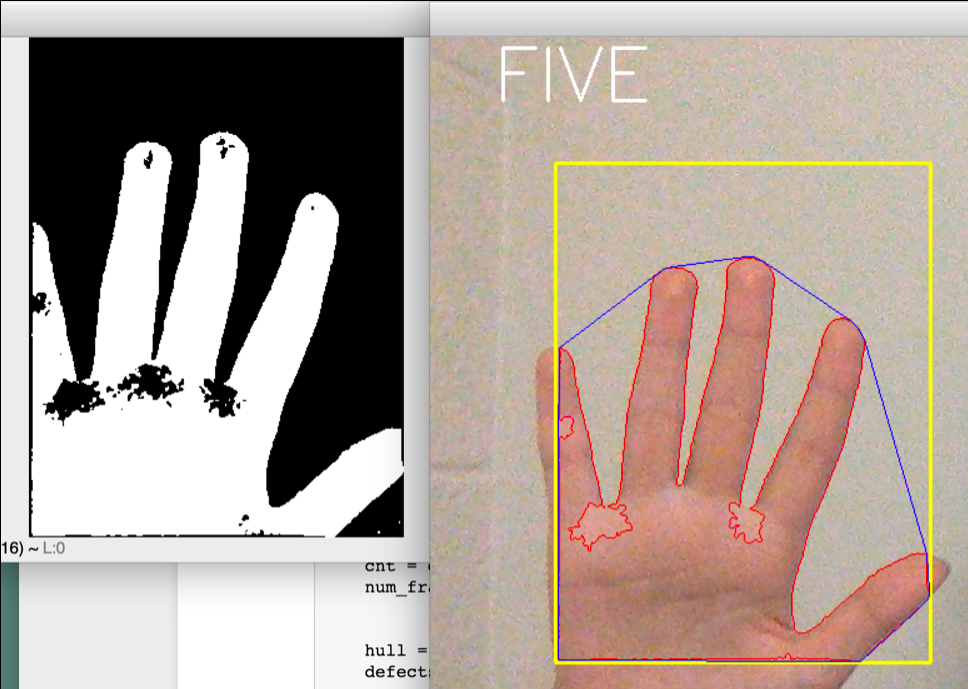
#> input picture Computer-Vision/img/FIVE.png, 968 x 689 px, given in place of the camera
$ python pa2.py
#> lines starting #> are read from the running program, lines starting #| are printed output that depends on the picture; after the words box and inside, x2 and y2 are one past the last pixel; in counts of white or black regions, pixels touching at a corner belong together
import numpy as np
import cv2
import math

cap = cv2.VideoCapture(0)
top, right, bottom, left = 100, 100, 500, 400
num_frames = 0


def background(ROI):
    # change color to grey
    grey = cv2.cvtColor(ROI, cv2.COLOR_BGR2GRAY)
    blur = cv2.GaussianBlur(grey, (35, 35), 0)
    _, threshold = cv2.threshold(blur, 0, 255, cv2.THRESH_BINARY_INV + cv2.THRESH_OTSU)

    return threshold


def drawContour(threshold, video):
    contours, _ = cv2.findContours(threshold.copy(), cv2.RETR_EXTERNAL, cv2.CHAIN_APPROX_SIMPLE)
    if len(contours) != 0:
        # find hand area
        cnt = max(contours, key=cv2.contourArea)
        cv2.drawContours(video, [cnt + (right, top)], -1, (0, 0, 255))
        hull = cv2.convexHull(cnt)
        cv2.drawContours(video, [hull + (right, top)], 0, (255, 0, 0), 0)
        cv2.imshow("Thesholded", threshold)

        return cnt


def CalculateAngle(cnt, video):
    hull = cv2.convexHull(cnt, returnPoints=False)
    defects = cv2.convexityDefects(cnt, hull)

    num_def = 0
    for i in range(defects.shape[0]):
        s, e, f, _ = defects[i, 0]
        start = tuple(cnt[s][0])
        end = tuple(cnt[e][0])
        far = tuple(cnt[f][0])

        a = math.sqrt((end[0] - start[0]) ** 2 + (end[1] - start[1]) ** 2)
        b = math.sqrt((far[0] - start[0]) ** 2 + (far[1] - start[1]) ** 2)
        c = math.sqrt((end[0] - far[0]) ** 2 + (end[1] - far[1]) ** 2)
        angle = math.acos((b ** 2 + c ** 2 - a ** 2) / (2 * b * c)) * 180 / np.pi

        if angle <= 90:
            num_def += 1

    return num_def


def printNumber(num_def):
    if num_def == 0:
        cv2.putText(video, "ONE", (50, 50), cv2.FONT_HERSHEY_SIMPLEX, 2, (0, 0, 0), 2)
        # print(1)
    elif num_def == 1:
        cv2.putText(video, "TWO", (50, 50), cv2.FONT_HERSHEY_SIMPLEX, 2, (0, 0, 0), 2)
        # print(2)
    elif num_def == 2:
        cv2.putText(video, "THREE", (50, 50), cv2.FONT_HERSHEY_SIMPLEX, 2, (0, 0, 0), 2)
        # print(3)
    elif num_def == 3:
        cv2.putText(video, "FOUR", (50, 50), cv2.FONT_HERSHEY_SIMPLEX, 2, (0, 0, 0), 2)
        # print(4)
    elif num_def == 4:
        cv2.putText(video, "FIVE", (50, 50), cv2.FONT_HERSHEY_SIMPLEX, 2, (0, 0, 0), 2)
        # print(5)
    else:
        cv2.putText(video, "Can't count", (50, 50), cv2.FONT_HERSHEY_SIMPLEX, 2, (0, 0, 0), 2)


while (True):
    ret, video = cap.read()
#> video is the input picture: shape (689, 968, 3); mean B, G, R 152.7, 161.7, 175.5
    video = cv2.flip(video, 1)

    # define region of interest
    ROI = video[top:bottom, right:left]
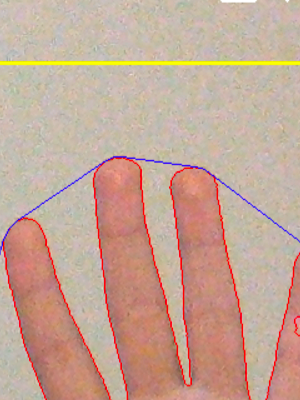
#> ROI: shape (400, 300, 3); mean B, G, R 150.1, 166.3, 197.6
    cv2.rectangle(video, (left, top), (right, bottom), (0, 255, 255), 2)
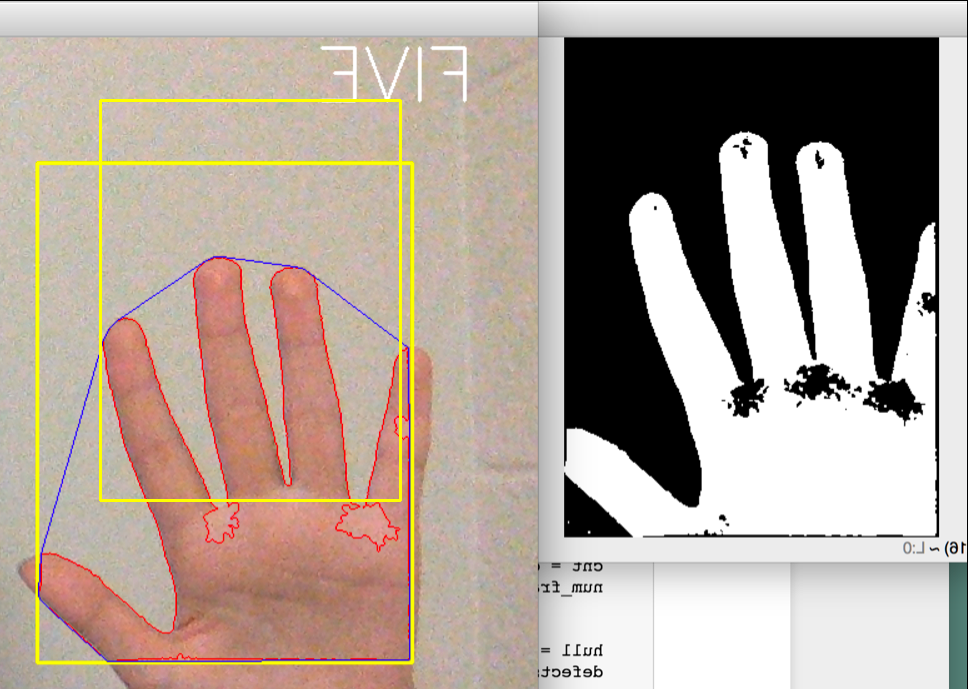
#> video: shape (689, 968, 3); mean B, G, R 151.6, 162.2, 175.8

    # background
    threshold = background(ROI)
#> in background, `grey = cv2.cvtColor(ROI, cv2.COLOR_BGR2GRAY)`:
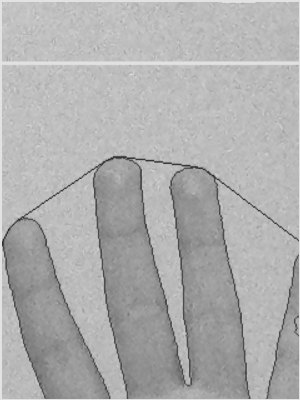
#> grey: shape (400, 300); min 42, max 230, mean 174.5
#> in background, `grey = cv2.cvtColor(ROI, cv2.COLOR_BGR2GRAY)`:
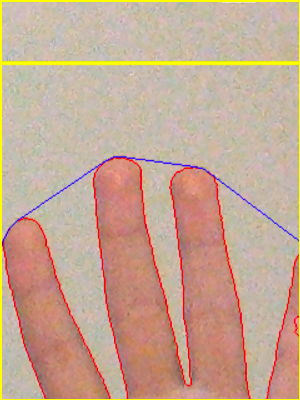
#> ROI: shape (400, 300, 3); 1.74% of pixels changed, all inside (x1, y1, x2, y2) = (0, 0, 300, 400)
#> in background, `blur = cv2.GaussianBlur(grey, (35, 35), 0)`:
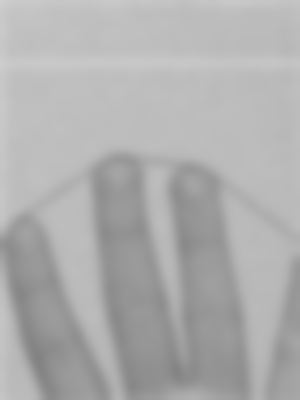
#> blur: shape (400, 300); min 130, max 206, mean 174.3
#> in background, `_, threshold = cv2.threshold(blur, 0, 255, cv2.THRESH_BINARY_INV + cv2..`:
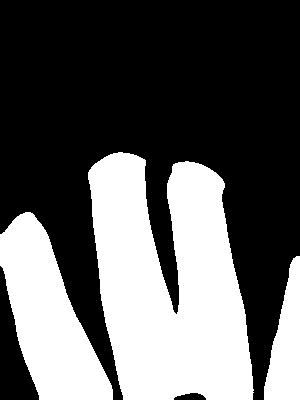
#> threshold: shape (400, 300); 36.8% white; 3 white regions

    # draw hand contour
    cnt = drawContour(threshold, video)
#> in drawContour, `contours, _ = cv2.findContours(threshold.copy(), cv2.RETR_EXTERNAL, cv..`: contours = 3 contours; box (x1, y1, x2, y2) and area: (88, 152, 254, 400) 29027, (0, 212, 113, 400) 11110, (264, 256, 300, 400) 3098
#> in drawContour, `cnt = max(contours, key=cv2.contourArea)`: cnt = contour of 336 points, box (x1, y1, x2, y2) (88, 152, 254, 400), area 29027
#> in drawContour, `hull = cv2.convexHull(cnt)`: hull = contour of 31 points, box (x1, y1, x2, y2) (88, 152, 254, 400), area 33000

    num_frames += 1

    hull = cv2.convexHull(cnt, returnPoints=False)
#> hull = 31 values, max 335 at index 0, min 0 at index 30, mean 102.7
    defects = cv2.convexityDefects(cnt, hull)
#> defects = 27 rows, first 6: [0, 2, 1, 201], [2, 4, 3, 162], [4, 10, 5, 114], [10, 16, 11, 142], [17, 19, 18, 142], [19, 21, 20, 114]

    num_def = CalculateAngle(cnt, video)
#> the loop in CalculateAngle, `for i in range(defects.shape[0]):` made 27 passes
#> (s, e, f, start, end, far, a, b) on passes 1 to 7: (0, 2, 1, (118, 152), (113, 153), (117, 153), 5.1, 1.41), (2, 4, 3, (113, 153), (110, 154), (112, 154), 3.16, 1.41), (4, 10, 5, (110, 154), (104, 157), (109, 155), 6.71, 1.41), (10, 16, 11, (104, 157), (95, 163), (102, 159), 10.82, 2.83), (17, 19, 18, (91, 167), (89, 170), (91, 168), 3.61, 1), (19, 21, 20, (89, 170), (88, 172), (89, 171), 2.24, 1), (22, 32, 29, (88, 179), (93, 227), (92, 199), 48.26, 20.4)
#> after the loop in CalculateAngle, `for i in range(defects.shape[0]):`: num_def = 1
#> num_def = 1
    printNumber(num_def)
#> in printNumber, `cv2.putText(video, "TWO", (50, 50), cv2.FONT_HERSHEY_SIMPLEX, 2, (0, 0..`:
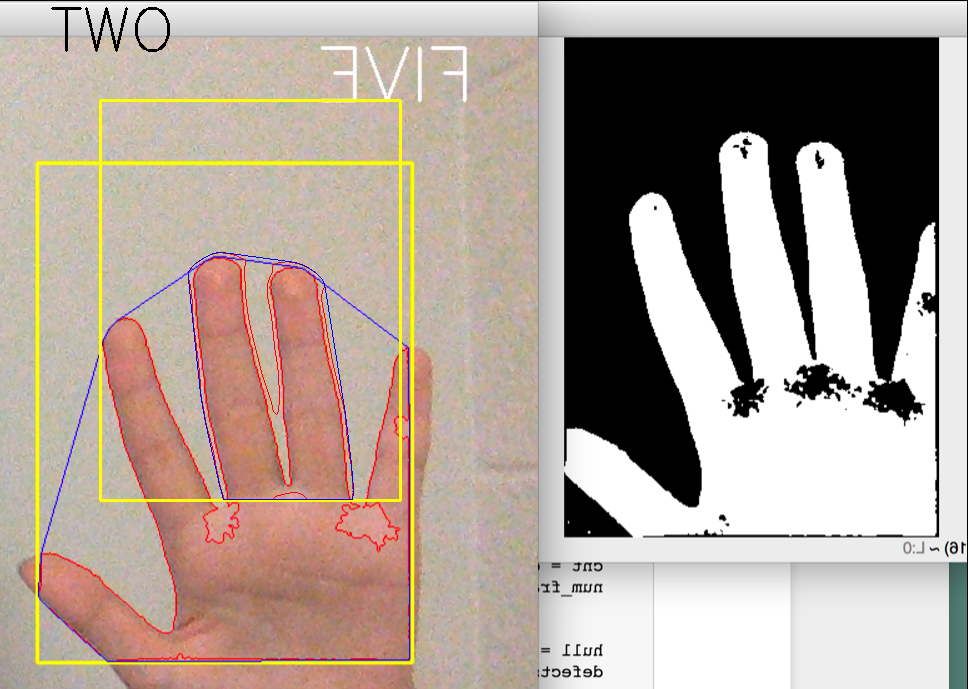
#> video: shape (689, 968, 3); mean B, G, R 151.3, 161.5, 175.3

    cv2.imshow("Video", video)

    k = cv2.waitKey(10)
#> (key Esc is pressed here)
    if k == 27:
        break

cv2.destroyAllWindows()
cap.release()

$ run again, on Computer-Vision/img/FOUR.png
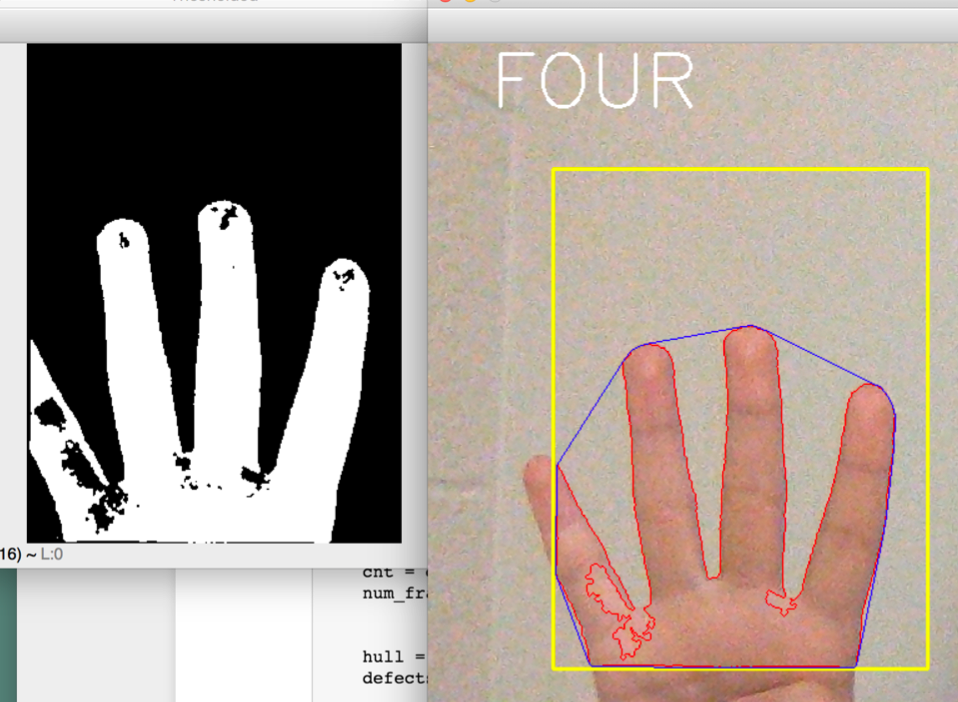
#> input picture Computer-Vision/img/FOUR.png, 958 x 702 px, given in place of the camera
#> video is the input picture: shape (702, 958, 3); mean B, G, R 149.1, 158.4, 170.5
#> in background, `_, threshold = cv2.threshold(blur, 0, 255, cv2.THRESH_BINARY_INV + cv2..`:
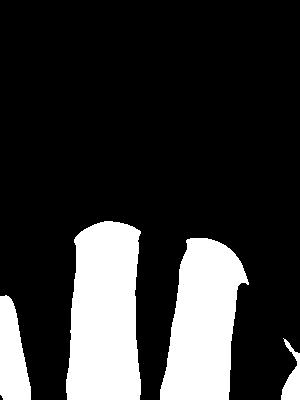
#> threshold: shape (400, 300); 20.2% white; 4 white regions
#> contours = 4 contours; box (x1, y1, x2, y2) and area: (66, 221, 141, 400) 11304, (160, 238, 249, 400) 9607, (0, 295, 31, 400) 2220, (281, 338, 300, 400) 514
#> in drawContour, `cnt = max(contours, key=cv2.contourArea)`: cnt = contour of 102 points, box (x1, y1, x2, y2) (66, 221, 141, 400), area 11304
#> in drawContour, `hull = cv2.convexHull(cnt)`: hull = contour of 19 points, box (x1, y1, x2, y2) (66, 221, 141, 400), area 12174
#> `hull = cv2.convexHull(cnt, returnPoints=False)`: hull = 19 values, max 101 at index 0, min 0 at index 18, mean 51.84
#> `defects = cv2.convexityDefects(cnt, hull)`: defects = 14 rows, first 6: [0, 2, 1, 186], [2, 6, 3, 162], [6, 16, 7, 114], [16, 18, 17, 142], [19, 21, 20, 114], [21, 49, 26, 993]
#> the loop in CalculateAngle, `for i in range(defects.shape[0]):` made 14 passes
#> (s, e, f, start, end, far, a, b) on passes 1 to 7: (0, 2, 1, (104, 221), (100, 222), (103, 222), 4.12, 1.41), (2, 6, 3, (100, 222), (94, 224), (99, 223), 6.32, 1.41), (6, 16, 7, (94, 224), (84, 229), (93, 225), 11.18, 1.41), (16, 18, 17, (84, 229), (81, 231), (82, 231), 3.61, 2.83), (19, 21, 20, (75, 237), (74, 239), (75, 238), 2.24, 1), (21, 49, 26, (74, 239), (66, 379), (76, 272), 140.2, 33.06), (50, 52, 51, (66, 392), (67, 399), (67, 393), 7.07, 1.41)
#> after the loop in CalculateAngle, `for i in range(defects.shape[0]):`: num_def = 0
#> in printNumber, `cv2.putText(video, "ONE", (50, 50), cv2.FONT_HERSHEY_SIMPLEX, 2, (0, 0..`:
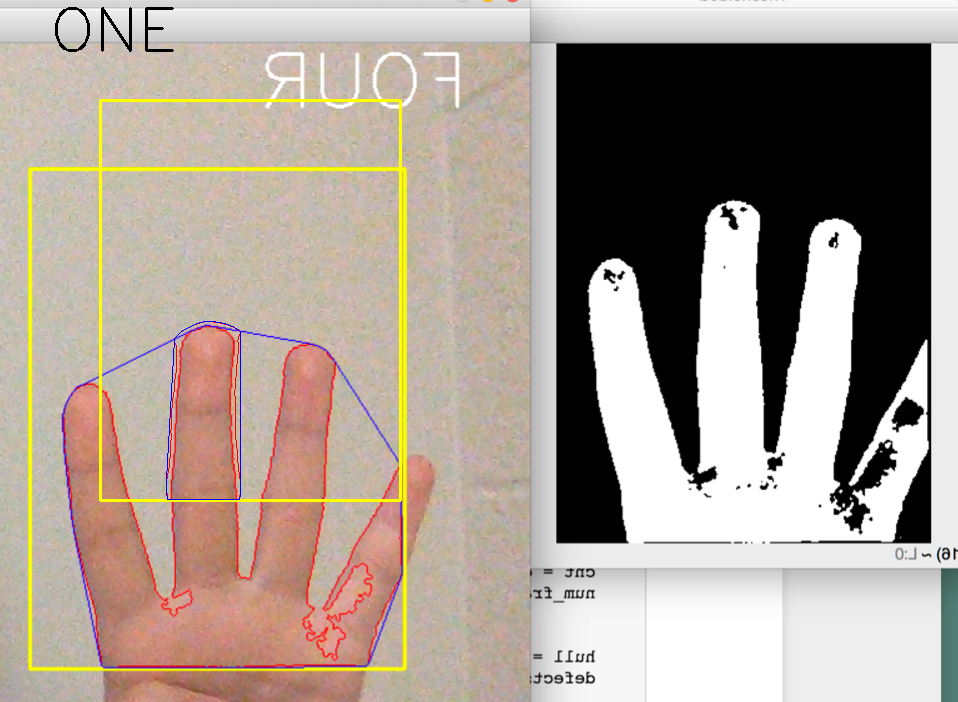
#> video: shape (702, 958, 3); mean B, G, R 147.8, 158.4, 170.4

$ run again, on Computer-Vision/img/ONE.png
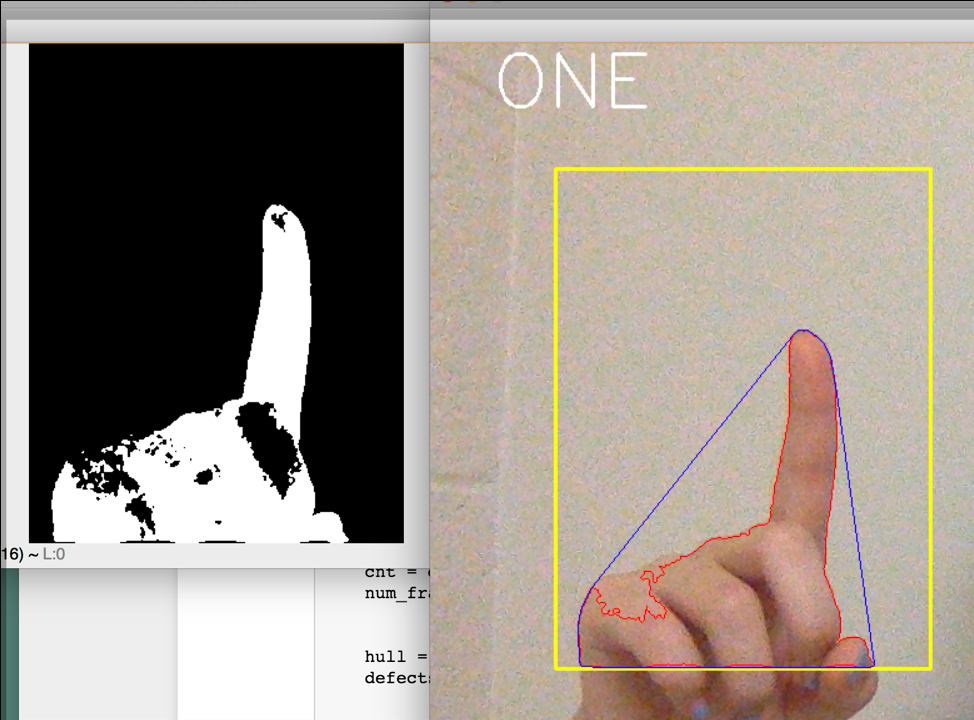
#> input picture Computer-Vision/img/ONE.png, 974 x 720 px, given in place of the camera
#> video is the input picture: shape (720, 974, 3); mean B, G, R 138.4, 147.5, 156.4
#> in background, `_, threshold = cv2.threshold(blur, 0, 255, cv2.THRESH_BINARY_INV + cv2..`:
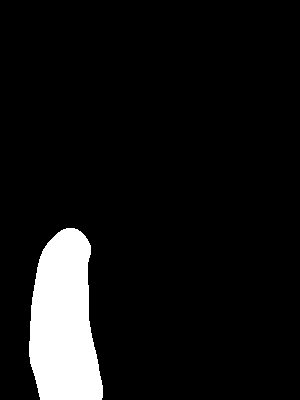
#> threshold: shape (400, 300); 8.1% white; 1 white region
#> contours = 1 contour; box (x1, y1, x2, y2) and area: (29, 228, 103, 400) 9483
#> in drawContour, `cnt = max(contours, key=cv2.contourArea)`: cnt = contour of 116 points, box (x1, y1, x2, y2) (29, 228, 103, 400), area 9483
#> in drawContour, `hull = cv2.convexHull(cnt)`: hull = contour of 27 points, box (x1, y1, x2, y2) (29, 228, 103, 400), area 10232
#> `hull = cv2.convexHull(cnt, returnPoints=False)`: hull = 27 values, max 115 at index 0, min 0 at index 26, mean 48.26
#> `defects = cv2.convexityDefects(cnt, hull)`: defects = 21 rows, first 6: [0, 2, 1, 162], [2, 4, 3, 114], [4, 6, 5, 142], [7, 11, 8, 142], [11, 13, 12, 114], [13, 17, 14, 190]
#> the loop in CalculateAngle, `for i in range(defects.shape[0]):` made 21 passes
#> (s, e, f, start, end, far, a, b) on passes 1 to 8: (0, 2, 1, (66, 228), (63, 229), (65, 229), 3.16, 1.41), (2, 4, 3, (63, 229), (61, 230), (62, 230), 2.24, 1.41), (4, 6, 5, (61, 230), (58, 232), (59, 232), 3.61, 2.83), (7, 11, 8, (47, 243), (43, 249), (47, 244), 7.21, 1), (11, 13, 12, (43, 249), (42, 251), (43, 250), 2.24, 1), (13, 17, 14, (42, 251), (40, 256), (42, 253), 5.39, 2), (17, 19, 18, (40, 256), (39, 259), (40, 258), 3.16, 2), (19, 23, 20, (39, 259), (37, 267), (39, 262), 8.25, 3)
#> after the loop in CalculateAngle, `for i in range(defects.shape[0]):`: num_def = 0
#> in printNumber, `cv2.putText(video, "ONE", (50, 50), cv2.FONT_HERSHEY_SIMPLEX, 2, (0, 0..`:
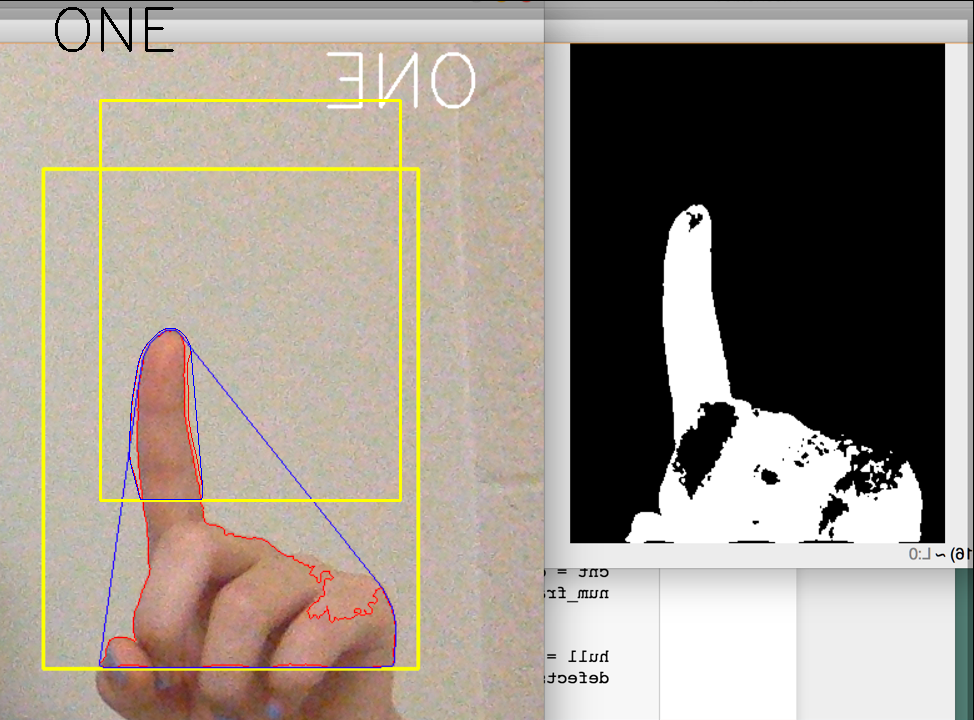
#> video: shape (720, 974, 3); mean B, G, R 137.1, 147.5, 156.3
